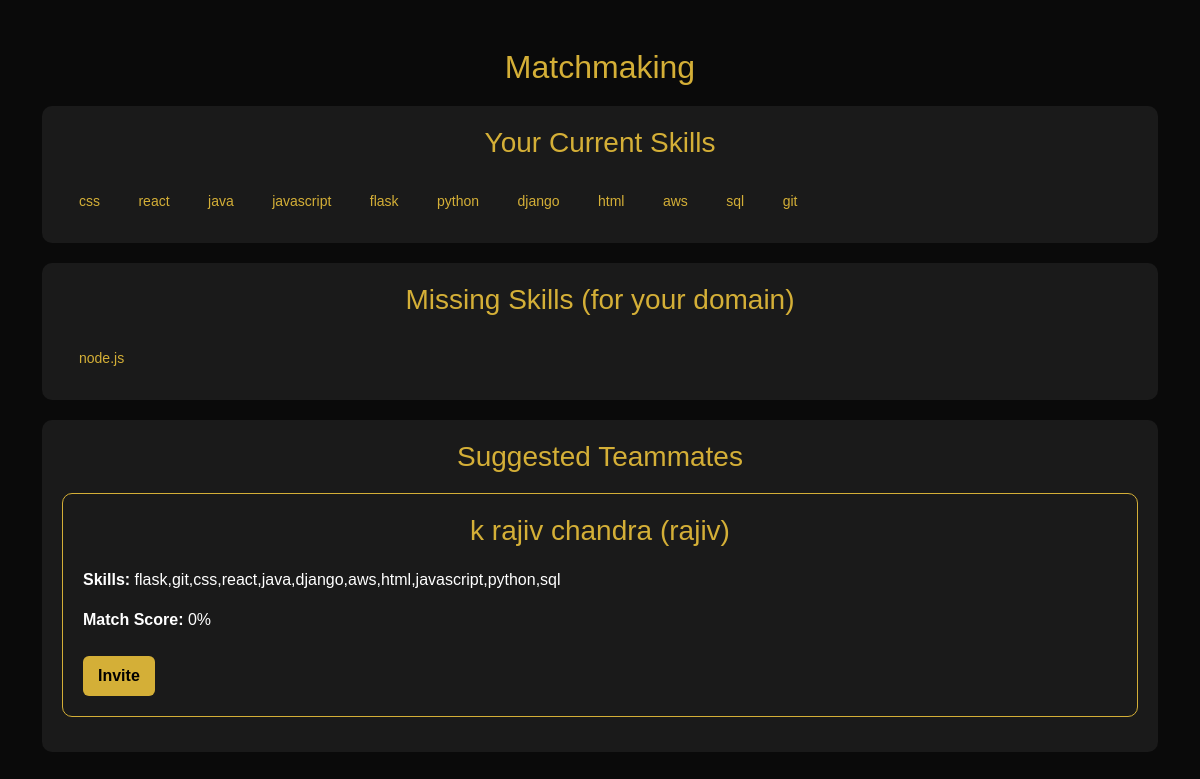
Page /match (signed in) on the earlier database version.
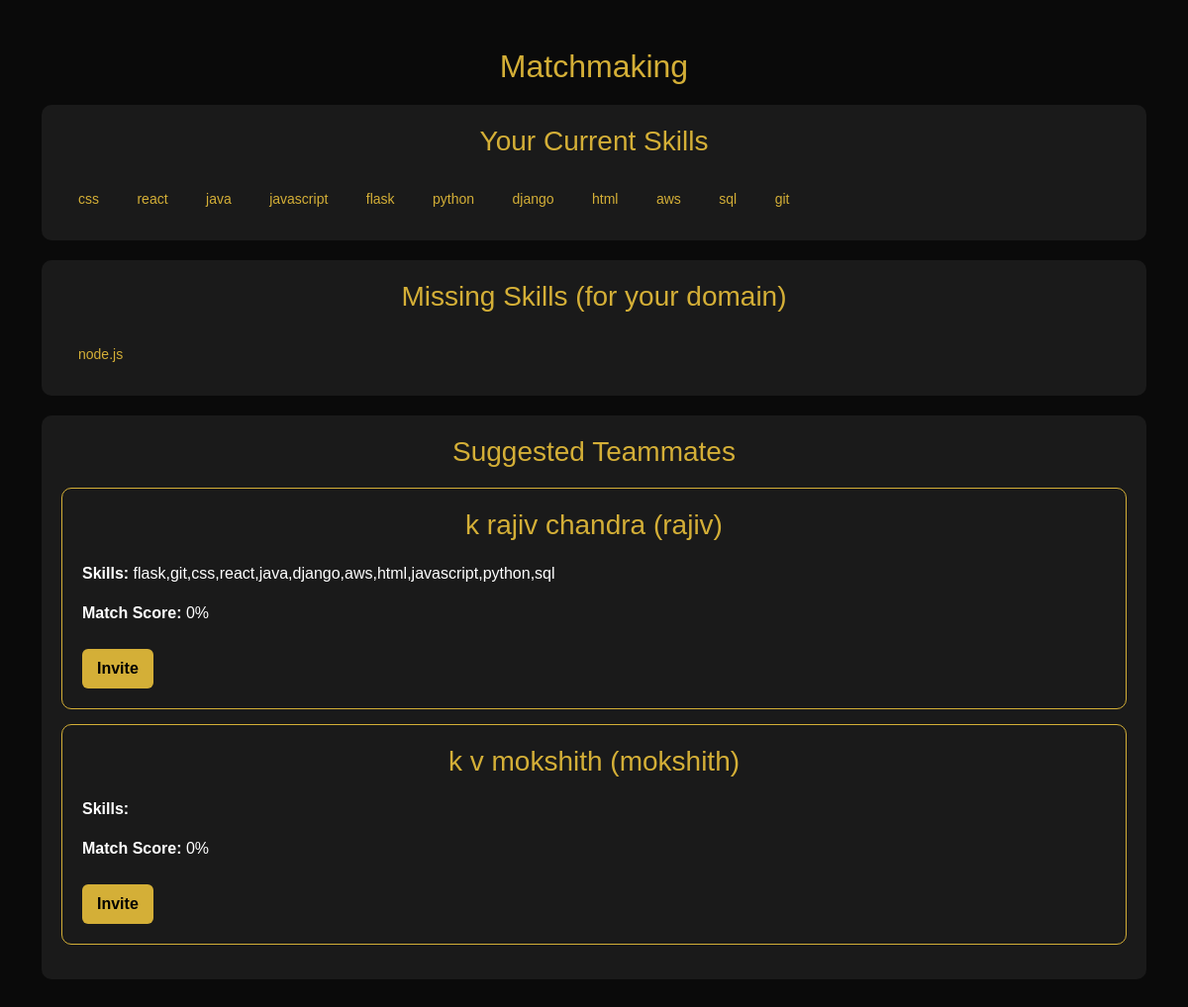
Same page on the later database version.
### tables this page shows
CREATE TABLE users (
            id INTEGER PRIMARY KEY AUTOINCREMENT,
            username TEXT UNIQUE NOT NULL,
            email TEXT UNIQUE NOT NULL,
            password TEXT NOT NULL,
            fullname TEXT,
            contact TEXT,
            resume TEXT,
            skills TEXT,
            domain TEXT
        );

### app.py (the view)
@app.route("/match")
def match():
    if "user_id" not in session:
        return redirect(url_for("login"))
    conn = get_db_connection()
    cur = conn.cursor()
    cur.execute("SELECT * FROM users WHERE id=?", (session["user_id"],))
    user = cur.fetchone()
    if not user:
        conn.close()
        return "User not found", 404
    user_skills = normalize_skills(user["skills"])
    user_domain = user["domain"]
    cur.execute("SELECT * FROM domains WHERE LOWER(name)=?", (user_domain.lower(),))
    domain = cur.fetchone()
    if not domain:
        conn.close()
        return f"No domain setup for {user_domain}", 404
    required_skills = normalize_skills(domain["required_skills"])
    missing_skills = list(required_skills - user_skills)
    cur.execute("SELECT * FROM users WHERE domain=? AND id!=?", (user_domain, user["id"]))
    teammates = cur.fetchall()
    suggestions = []
    for t in teammates:
        t_skills = normalize_skills(t["skills"])
        overlap = len(set(missing_skills) & t_skills)
        score = int((overlap / len(required_skills)) * 100) if required_skills else 0
        suggestions.append({
            "id": t["id"],
            "username": t["username"],
            "fullname": t["fullname"],
            "skills": t["skills"],
            "domain": t["domain"],
            "match_score": score
        })
    suggestions.sort(key=lambda x: x["match_score"], reverse=True)
    conn.close()
    return render_template("match.html", user_skills=user_skills, missing_skills=missing_skills, suggestions=suggestions)

### app.py (called while the page is built)
def get_db_connection():
    conn = sqlite3.connect("users.db")
    conn.row_factory = sqlite3.Row
    return conn

def normalize_skills(skill_string):
    if not skill_string:
        return set()
    return set(s.strip().lower() for s in skill_string.split(",") if s.strip())

### templates/match.html (shortened to what this page needs)
<!DOCTYPE html>
<html lang="en">
<head>
  <link href="https://cdn.jsdelivr.net/npm/bootstrap@5.3.2/dist/css/bootstrap.min.css" rel="stylesheet">
</head>
<body class="container py-5">
  <h2>Matchmaking</h2>
  <div class="section-card">
    <h3>Your Current Skills</h3>
    <div class="skills-box">
      {% if user_skills %}
        {% for skill in user_skills %}
          <span>{{ skill }}</span>
        {% endfor %}
      {% else %}
        <p>No skills added yet.</p>
      {% endif %}
    </div>
  </div>
  <div class="section-card">
    <h3>Missing Skills (for your domain)</h3>
    <div class="skills-box">
      {% if missing_skills %}
        {% for skill in missing_skills %}
          <span>{{ skill }}</span>
        {% endfor %}
      {% else %}
        <p>🎉 You already have all required skills!</p>
      {% endif %}
    </div>
  </div>
  <div class="section-card">
    <h3>Suggested Teammates</h3>
    {% if suggestions %}
      {% for s in suggestions %}
        <div class="card">
          <h3>{{ s.fullname }} ({{ s.username }})</h3>
          <p><b>Skills:</b> {{ s.skills }}</p>
          <p><b>Match Score:</b> {{ s.match_score }}%</p>
          <form action="{{ url_for('invite', teammate_id=s.id) }}" method="post">
            <button type="submit" class="invite-btn">Invite</button>
          </form>
        </div>
      {% endfor %}
    {% else %}
      <p>No teammates found in your domain yet.</p>
    {% endif %}
  </div>
</body>
</html>

### templates/match.html (style rules this page uses)
body { background: #0a0a0a; color: #d4af37; font-family: Arial, sans-serif; }
.section-card { background: #1a1a1a; padding: 20px; border-radius: 10px; margin-bottom: 20px; }
h2, h3 { text-align: center; margin-bottom: 20px; color: #d4af37; }
.skills-box span { display: inline-block; color: #d4af37; padding: 6px 12px; border-radius: 8px; margin: 5px; font-size: 14px; }
.card { background: #1a1a1a; border: 1px solid #d4af37; border-radius: 10px; padding: 20px; margin: 15px 0; }
.card h3 { color: #d4af37; }
.card p { color: #ffffff; }
.invite-btn { display: inline-block; background: #d4af37; color: black; font-weight: bold; padding: 8px 15px; border: none; border-radius: 6px; cursor: pointer; margin-top: 8px; }

Differences in the rows shown:
added users: fullname "k v mokshith", username "mokshith", match_score "0"
